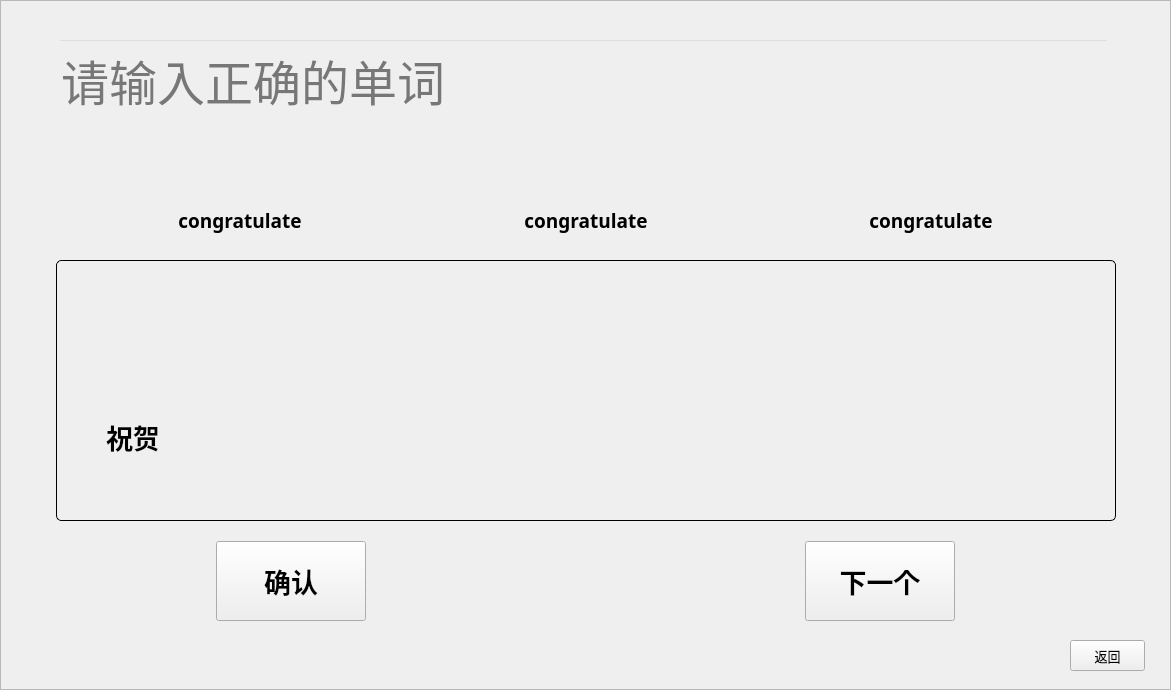
<?xml version="1.0" encoding="UTF-8"?>
<ui version="4.0">
 <class>t0study</class>
 <widget class="QWidget" name="t0study">
  <property name="geometry">
   <rect>
    <x>0</x>
    <y>0</y>
    <width>1171</width>
    <height>690</height>
   </rect>
  </property>
  <property name="minimumSize">
   <size>
    <width>1171</width>
    <height>690</height>
   </size>
  </property>
  <property name="maximumSize">
   <size>
    <width>1171</width>
    <height>690</height>
   </size>
  </property>
  <property name="windowTitle">
   <string>Dialog</string>
  </property>
  <widget class="QFrame" name="frame_background">
   <property name="geometry">
    <rect>
     <x>0</x>
     <y>0</y>
     <width>1171</width>
     <height>690</height>
    </rect>
   </property>
   <property name="minimumSize">
    <size>
     <width>1171</width>
     <height>690</height>
    </size>
   </property>
   <property name="maximumSize">
    <size>
     <width>1171</width>
     <height>690</height>
    </size>
   </property>
   <property name="frameShape">
    <enum>QFrame::Shape::StyledPanel</enum>
   </property>
   <property name="frameShadow">
    <enum>QFrame::Shadow::Raised</enum>
   </property>
   <widget class="QWidget" name="layoutWidget_10">
    <property name="geometry">
     <rect>
      <x>0</x>
      <y>130</y>
      <width>1171</width>
      <height>61</height>
     </rect>
    </property>
    <layout class="QHBoxLayout" name="horizontalLayout_12">
     <item>
      <spacer name="horizontalSpacer_24">
       <property name="orientation">
        <enum>Qt::Orientation::Horizontal</enum>
       </property>
       <property name="sizeHint" stdset="0">
        <size>
         <width>40</width>
         <height>20</height>
        </size>
       </property>
      </spacer>
     </item>
     <item>
      <widget class="QLabel" name="lb_hint">
       <property name="minimumSize">
        <size>
         <width>1000</width>
         <height>40</height>
        </size>
       </property>
       <property name="maximumSize">
        <size>
         <width>1000</width>
         <height>40</height>
        </size>
       </property>
       <property name="font">
        <font>
         <family>MV Boli</family>
         <pointsize>15</pointsize>
        </font>
       </property>
       <property name="text">
        <string/>
       </property>
       <property name="alignment">
        <set>Qt::AlignmentFlag::AlignCenter</set>
       </property>
      </widget>
     </item>
     <item>
      <spacer name="horizontalSpacer_8">
       <property name="orientation">
        <enum>Qt::Orientation::Horizontal</enum>
       </property>
       <property name="sizeHint" stdset="0">
        <size>
         <width>40</width>
         <height>20</height>
        </size>
       </property>
      </spacer>
     </item>
    </layout>
   </widget>
   <widget class="QWidget" name="layoutWidget_11">
    <property name="geometry">
     <rect>
      <x>0</x>
      <y>190</y>
      <width>1171</width>
      <height>61</height>
     </rect>
    </property>
    <layout class="QHBoxLayout" name="horizontalLayout_13">
     <item>
      <spacer name="horizontalSpacer_27">
       <property name="orientation">
        <enum>Qt::Orientation::Horizontal</enum>
       </property>
       <property name="sizeHint" stdset="0">
        <size>
         <width>40</width>
         <height>20</height>
        </size>
       </property>
      </spacer>
     </item>
     <item>
      <widget class="QLabel" name="lb_word">
       <property name="minimumSize">
        <size>
         <width>200</width>
         <height>40</height>
        </size>
       </property>
       <property name="maximumSize">
        <size>
         <width>200</width>
         <height>40</height>
        </size>
       </property>
       <property name="font">
        <font>
         <family>Bahnschrift SemiBold</family>
         <pointsize>14</pointsize>
         <bold>true</bold>
        </font>
       </property>
       <property name="text">
        <string>congratulate</string>
       </property>
       <property name="alignment">
        <set>Qt::AlignmentFlag::AlignCenter</set>
       </property>
      </widget>
     </item>
     <item>
      <spacer name="horizontalSpacer_7">
       <property name="orientation">
        <enum>Qt::Orientation::Horizontal</enum>
       </property>
       <property name="sizeHint" stdset="0">
        <size>
         <width>40</width>
         <height>20</height>
        </size>
       </property>
      </spacer>
     </item>
     <item>
      <widget class="QLabel" name="lb_meaning">
       <property name="minimumSize">
        <size>
         <width>200</width>
         <height>40</height>
        </size>
       </property>
       <property name="maximumSize">
        <size>
         <width>200</width>
         <height>40</height>
        </size>
       </property>
       <property name="font">
        <font>
         <family>Bahnschrift SemiBold</family>
         <pointsize>14</pointsize>
         <bold>true</bold>
        </font>
       </property>
       <property name="text">
        <string>congratulate</string>
       </property>
       <property name="alignment">
        <set>Qt::AlignmentFlag::AlignCenter</set>
       </property>
      </widget>
     </item>
     <item>
      <spacer name="horizontalSpacer_10">
       <property name="orientation">
        <enum>Qt::Orientation::Horizontal</enum>
       </property>
       <property name="sizeHint" stdset="0">
        <size>
         <width>40</width>
         <height>20</height>
        </size>
       </property>
      </spacer>
     </item>
     <item>
      <widget class="QLabel" name="lb_yinbiao">
       <property name="minimumSize">
        <size>
         <width>200</width>
         <height>40</height>
        </size>
       </property>
       <property name="maximumSize">
        <size>
         <width>200</width>
         <height>40</height>
        </size>
       </property>
       <property name="font">
        <font>
         <family>Bahnschrift SemiBold</family>
         <pointsize>14</pointsize>
         <bold>true</bold>
        </font>
       </property>
       <property name="text">
        <string>congratulate</string>
       </property>
       <property name="alignment">
        <set>Qt::AlignmentFlag::AlignCenter</set>
       </property>
      </widget>
     </item>
     <item>
      <spacer name="horizontalSpacer_9">
       <property name="orientation">
        <enum>Qt::Orientation::Horizontal</enum>
       </property>
       <property name="sizeHint" stdset="0">
        <size>
         <width>40</width>
         <height>20</height>
        </size>
       </property>
      </spacer>
     </item>
    </layout>
   </widget>
   <widget class="QPushButton" name="btn_return">
    <property name="geometry">
     <rect>
      <x>1070</x>
      <y>640</y>
      <width>75</width>
      <height>31</height>
     </rect>
    </property>
    <property name="sizePolicy">
     <sizepolicy hsizetype="Fixed" vsizetype="Fixed">
      <horstretch>0</horstretch>
      <verstretch>0</verstretch>
     </sizepolicy>
    </property>
    <property name="minimumSize">
     <size>
      <width>0</width>
      <height>0</height>
     </size>
    </property>
    <property name="font">
     <font>
      <family>Arial</family>
      <pointsize>10</pointsize>
     </font>
    </property>
    <property name="text">
     <string>返回</string>
    </property>
   </widget>
   <widget class="QWidget" name="layoutWidget_2">
    <property name="geometry">
     <rect>
      <x>0</x>
      <y>540</y>
      <width>1171</width>
      <height>82</height>
     </rect>
    </property>
    <layout class="QHBoxLayout" name="horizontalLayout">
     <item>
      <spacer name="horizontalSpacer">
       <property name="orientation">
        <enum>Qt::Orientation::Horizontal</enum>
       </property>
       <property name="sizeHint" stdset="0">
        <size>
         <width>40</width>
         <height>20</height>
        </size>
       </property>
      </spacer>
     </item>
     <item>
      <widget class="QPushButton" name="btn_confirm">
       <property name="minimumSize">
        <size>
         <width>150</width>
         <height>80</height>
        </size>
       </property>
       <property name="maximumSize">
        <size>
         <width>150</width>
         <height>80</height>
        </size>
       </property>
       <property name="font">
        <font>
         <family>Bahnschrift SemiBold</family>
         <pointsize>20</pointsize>
         <bold>true</bold>
        </font>
       </property>
       <property name="text">
        <string>确认</string>
       </property>
      </widget>
     </item>
     <item>
      <spacer name="horizontalSpacer_2">
       <property name="orientation">
        <enum>Qt::Orientation::Horizontal</enum>
       </property>
       <property name="sizeHint" stdset="0">
        <size>
         <width>40</width>
         <height>20</height>
        </size>
       </property>
      </spacer>
     </item>
     <item>
      <spacer name="horizontalSpacer_6">
       <property name="orientation">
        <enum>Qt::Orientation::Horizontal</enum>
       </property>
       <property name="sizeHint" stdset="0">
        <size>
         <width>40</width>
         <height>20</height>
        </size>
       </property>
      </spacer>
     </item>
     <item>
      <widget class="QPushButton" name="btn_next">
       <property name="minimumSize">
        <size>
         <width>150</width>
         <height>80</height>
        </size>
       </property>
       <property name="maximumSize">
        <size>
         <width>150</width>
         <height>80</height>
        </size>
       </property>
       <property name="font">
        <font>
         <family>Bahnschrift SemiBold</family>
         <pointsize>20</pointsize>
         <bold>true</bold>
        </font>
       </property>
       <property name="text">
        <string>下一个</string>
       </property>
      </widget>
     </item>
     <item>
      <spacer name="horizontalSpacer_3">
       <property name="orientation">
        <enum>Qt::Orientation::Horizontal</enum>
       </property>
       <property name="sizeHint" stdset="0">
        <size>
         <width>40</width>
         <height>20</height>
        </size>
       </property>
      </spacer>
     </item>
    </layout>
   </widget>
   <widget class="QWidget" name="layoutWidget_3">
    <property name="geometry">
     <rect>
      <x>0</x>
      <y>260</y>
      <width>1171</width>
      <height>261</height>
     </rect>
    </property>
    <layout class="QHBoxLayout" name="horizontalLayout_2">
     <item>
      <spacer name="horizontalSpacer_4">
       <property name="orientation">
        <enum>Qt::Orientation::Horizontal</enum>
       </property>
       <property name="sizeHint" stdset="0">
        <size>
         <width>40</width>
         <height>20</height>
        </size>
       </property>
      </spacer>
     </item>
     <item>
      <widget class="QFrame" name="frame">
       <property name="styleSheet">
        <string notr="true">#frame{
    border:1px solid rgb(0,0,0);
    border-radius: 5px;
}</string>
       </property>
       <layout class="QVBoxLayout" name="Layout">
        <item>
         <layout class="QHBoxLayout" name="Layout_s">
          <item>
           <spacer name="horizontalSpacer_22">
            <property name="orientation">
             <enum>Qt::Orientation::Horizontal</enum>
            </property>
            <property name="sizeHint" stdset="0">
             <size>
              <width>40</width>
              <height>20</height>
             </size>
            </property>
           </spacer>
          </item>
          <item>
           <widget class="QLabel" name="lb_exampleSentence">
            <property name="minimumSize">
             <size>
              <width>1000</width>
              <height>30</height>
             </size>
            </property>
            <property name="maximumSize">
             <size>
              <width>1000</width>
              <height>30</height>
             </size>
            </property>
            <property name="font">
             <font>
              <family>MV Boli</family>
              <pointsize>15</pointsize>
             </font>
            </property>
            <property name="text">
             <string/>
            </property>
            <property name="alignment">
             <set>Qt::AlignmentFlag::AlignLeading|Qt::AlignmentFlag::AlignLeft|Qt::AlignmentFlag::AlignVCenter</set>
            </property>
           </widget>
          </item>
         </layout>
        </item>
        <item>
         <layout class="QHBoxLayout" name="Layout_c">
          <item>
           <spacer name="horizontalSpacer_26">
            <property name="orientation">
             <enum>Qt::Orientation::Horizontal</enum>
            </property>
            <property name="sizeHint" stdset="0">
             <size>
              <width>40</width>
              <height>20</height>
             </size>
            </property>
           </spacer>
          </item>
          <item>
           <widget class="QLabel" name="lb_exampleSentenceMeaning">
            <property name="minimumSize">
             <size>
              <width>1000</width>
              <height>30</height>
             </size>
            </property>
            <property name="maximumSize">
             <size>
              <width>1000</width>
              <height>30</height>
             </size>
            </property>
            <property name="font">
             <font>
              <family>Bahnschrift SemiBold</family>
              <pointsize>20</pointsize>
              <bold>true</bold>
             </font>
            </property>
            <property name="text">
             <string>祝贺</string>
            </property>
            <property name="alignment">
             <set>Qt::AlignmentFlag::AlignLeading|Qt::AlignmentFlag::AlignLeft|Qt::AlignmentFlag::AlignVCenter</set>
            </property>
           </widget>
          </item>
         </layout>
        </item>
       </layout>
      </widget>
     </item>
     <item>
      <spacer name="horizontalSpacer_5">
       <property name="orientation">
        <enum>Qt::Orientation::Horizontal</enum>
       </property>
       <property name="sizeHint" stdset="0">
        <size>
         <width>40</width>
         <height>20</height>
        </size>
       </property>
      </spacer>
     </item>
    </layout>
   </widget>
   <widget class="QFrame" name="frame_user_name">
    <property name="geometry">
     <rect>
      <x>50</x>
      <y>30</y>
      <width>1071</width>
      <height>101</height>
     </rect>
    </property>
    <property name="minimumSize">
     <size>
      <width>0</width>
      <height>0</height>
     </size>
    </property>
    <property name="styleSheet">
     <string notr="true">QFrame{
background:rgba(0,0,0,0);
}</string>
    </property>
    <property name="frameShape">
     <enum>QFrame::Shape::StyledPanel</enum>
    </property>
    <property name="frameShadow">
     <enum>QFrame::Shadow::Raised</enum>
    </property>
    <widget class="QLineEdit" name="userInput">
     <property name="geometry">
      <rect>
       <x>8</x>
       <y>9</y>
       <width>1051</width>
       <height>81</height>
      </rect>
     </property>
     <property name="font">
      <font>
       <family>MV Boli</family>
       <pointsize>36</pointsize>
      </font>
     </property>
     <property name="focusPolicy">
      <enum>Qt::FocusPolicy::StrongFocus</enum>
     </property>
     <property name="styleSheet">
      <string notr="true">background-color:rgb(0,0,0,0)
</string>
     </property>
     <property name="text">
      <string/>
     </property>
     <property name="placeholderText">
      <string>请输入正确的单词</string>
     </property>
    </widget>
   </widget>
  </widget>
 </widget>
 <resources/>
 <connections/>
</ui>
